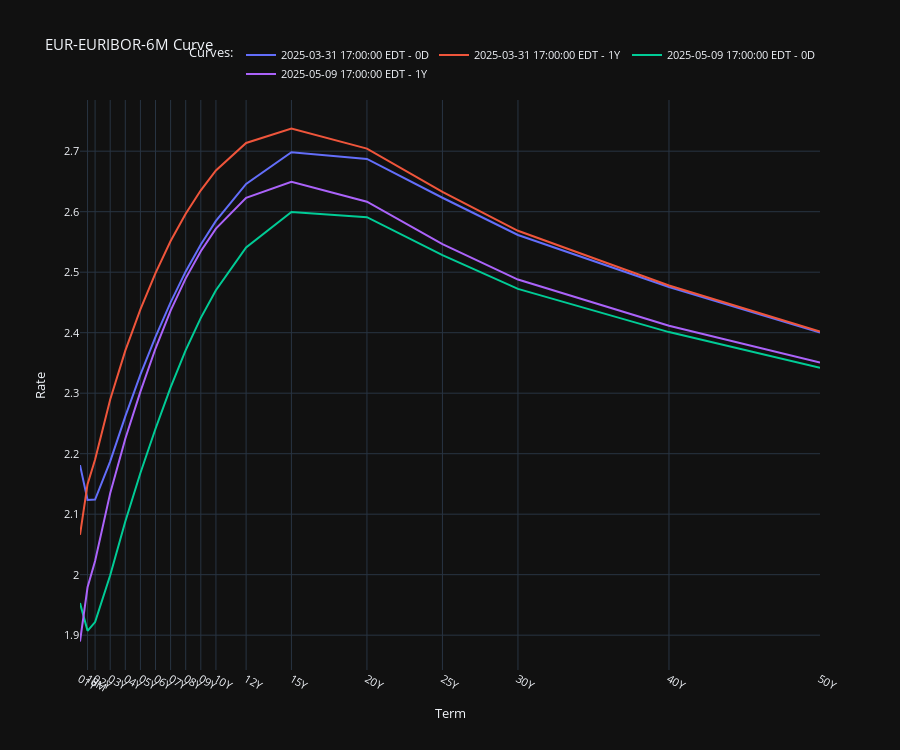

Notebook cell for this chart:
### Code cell
eur_6m_euribor.irswaps_term_structure_plotter(bdates=[datetime(2025, 3, 31), datetime(2025, 5, 9)], fwd_tenors=["0D", "1Y"], use_plotly=True)

### Figure 1 — Plotly figure (JSON) as saved in the notebook; plotly's stock layout.template omitted (floating-point values rounded to 4 significant figures)
{"data": [{"mode": "lines", "name": "2025-03-31 17:00:00 EDT - 0D", "type": "scatter", "x": [360, 540, 720, 1080, 1440, 1800, 2160, 2520, 2880, 3240, 3600, 4320, 5400, 7200, 9000, 10800, 14400, 18000], "y": [2.181, 2.124, 2.124, 2.187, 2.262, 2.331, 2.393, 2.45, 2.501, 2.546, 2.585, 2.646, 2.698, 2.687, 2.623, 2.562, 2.476, 2.4]}, {"mode": "lines", "name": "2025-03-31 17:00:00 EDT - 1Y", "type": "scatter", "x": [360, 540, 720, 1080, 1440, 1800, 2160, 2520, 2880, 3240, 3600, 4320, 5400, 7200, 9000, 10800, 14400, 18000], "y": [2.066, 2.15, 2.191, 2.29, 2.37, 2.438, 2.499, 2.552, 2.597, 2.635, 2.668, 2.714, 2.738, 2.704, 2.633, 2.568, 2.478, 2.402]}, {"mode": "lines", "name": "2025-05-09 17:00:00 EDT - 0D", "type": "scatter", "x": [360, 540, 720, 1080, 1440, 1800, 2160, 2520, 2880, 3240, 3600, 4320, 5400, 7200, 9000, 10800, 14400, 18000], "y": [1.953, 1.907, 1.922, 1.999, 2.088, 2.168, 2.241, 2.31, 2.371, 2.425, 2.47, 2.541, 2.599, 2.591, 2.528, 2.472, 2.401, 2.342]}, {"mode": "lines", "name": "2025-05-09 17:00:00 EDT - 1Y", "type": "scatter", "x": [360, 540, 720, 1080, 1440, 1800, 2160, 2520, 2880, 3240, 3600, 4320, 5400, 7200, 9000, 10800, 14400, 18000], "y": [1.89, 1.979, 2.023, 2.135, 2.225, 2.303, 2.374, 2.436, 2.49, 2.535, 2.572, 2.623, 2.65, 2.616, 2.546, 2.488, 2.411, 2.351]}], "layout": {"font": {"size": 11}, "height": 750, "legend": {"orientation": "h", "title": {"text": "Curves:"}, "x": 1, "xanchor": "right", "y": 1.02, "yanchor": "bottom"}, "showlegend": true, "title": {"text": "EUR-EURIBOR-6M Curve"}, "xaxis": {"showgrid": true, "showspikes": true, "spikecolor": "white", "spikemode": "across", "spikesnap": "cursor", "ticktext": ["01Y", "18M", "02Y", "03Y", "04Y", "05Y", "06Y", "07Y", "08Y", "09Y", "10Y", "12Y", "15Y", "20Y", "25Y", "30Y", "40Y", "50Y"], "tickvals": [360, 540, 720, 1080, 1440, 1800, 2160, 2520, 2880, 3240, 3600, 4320, 5400, 7200, 9000, 10800, 14400, 18000], "title": {"text": "Term"}}, "yaxis": {"showgrid": true, "showspikes": true, "spikecolor": "white", "spikesnap": "cursor", "spikethickness": 0.5, "title": {"text": "Rate"}}}}
